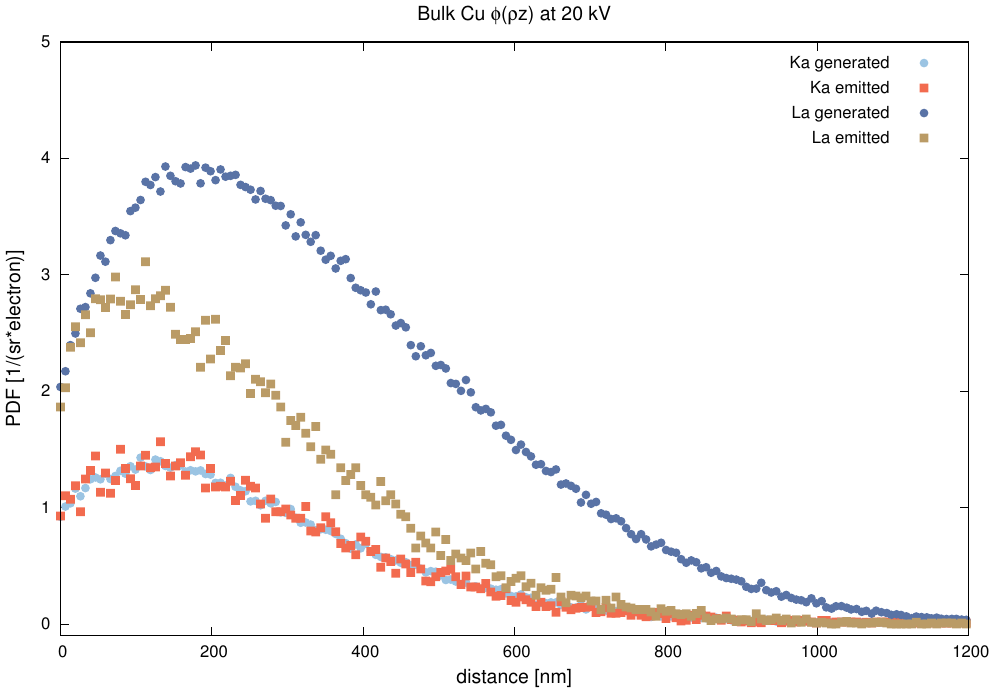

Reproduce this figure in gnuplot.
# Gnuplot MS-Windows 32 bit version 4.2
# Plots the characteristic line intensities generated by 'penepma.f'

# set terminal postscript enhanced color "Arial" 12
# set output "pe-prz-29.ps"
# proc-gnuplot.sh pe-prz-29
# set terminal png
# set terminal window
# set terminal aqua

titlFont = "Arial,14"
keyFont  = "Arial,12"
ticFont  = "Arial,12"

set key top right
set key font keyFont
set key spacing 1.5
set xtics font ticFont
set ytics font ticFont

unset xzeroaxis

#set format xy "%.1te%+-3T"
#set format z "%.1te%+-3T"
#set format cb "%.1te%+-3T"

# set zero 1.0e-60
# set xzeroaxis
set xrange [-0.1:1200]
set yrange [-0.1:5]

set title 'Bulk Cu {/Symbol f}({/Symbol r}z) at 20 kV' font titlFont


set xlabel "distance [nm]" font titlFont
set ylabel "PDF [1/(sr*electron)]" font titlFont

plot 'pe-prz-290104-01-gp.dat' u 1:5 t 'Ka generated' w points \
      pointtype 7 lc rgb "#9cc4e4", \
     'pe-prz-290104-01-gp.dat' u 1:3 t '  Ka emitted' w points \
      pointtype 5 lc rgb "#f26c4f", \
     'pe-prz-290409-01-gp.dat' u 1:5 t 'La generated' w points \
      pointtype 7 lc rgb "#5a72a6", \
     'pe-prz-290409-01-gp.dat' u 1:3 t '  La emitted' w points \
      pointtype 5 lc rgb "#ba9b65"


